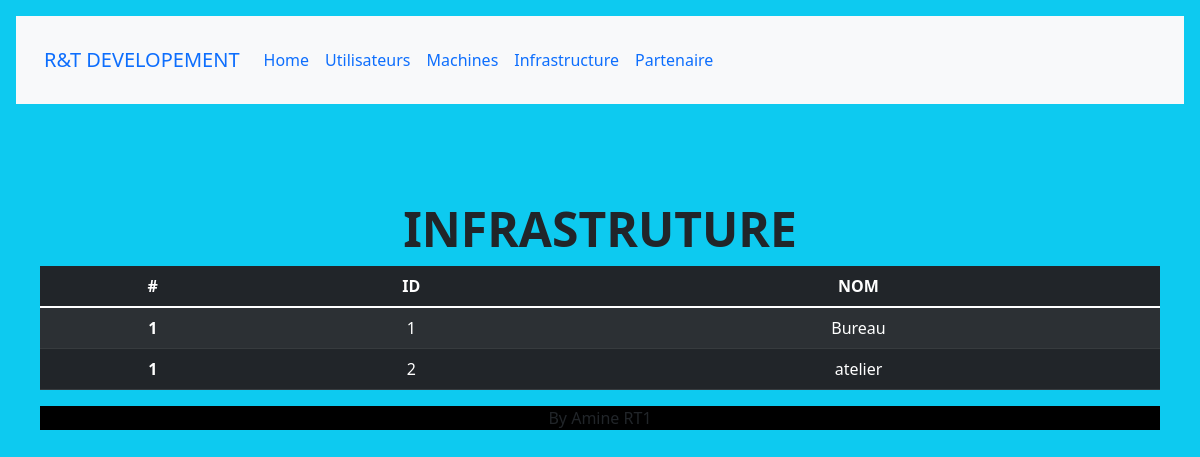
/computerapp/ifra/, run on the app's committed database.
### computerapp/models.py (models this page shows, shortened)
class Infrastruture(models.Model):
    id = models.AutoField(
        primary_key=True,
        editable=False)
    nom= models.CharField(
        max_length = 15 )

### computerapp/views.py (the view)
def infra_list_view(request):
    infra = Infrastruture.objects.all()
    context = {'infra':infra
    }
    return render (request,'infra.html',context)

### computerapp/templates/infra.html (shortened to what this page needs)
<!DOCTYPE html>
<html lang="en">
<head>
    <link href="https://cdn.jsdelivr.net/npm/bootstrap@5.1.3/dist/css/bootstrap.min.css" rel="stylesheet">
    <link rel="stylesheet" href="https://unpkg.com/purecss@2.1.0/build/pure-min.css">
    {% load static %}
    <link rel="stylesheet" href="{% static 'css/styles.css' %}">
</head>
<body class="p-3 mb-2 bg-info text-dark">
  <div class="p-3 mb-2 bg-light text-dark">
    <nav class="navbar navbar-expand-lg bg-light">
      <div class="container-fluid">
        <a class="navbar-brand" href="#">R&T DEVELOPEMENT</a>
        <div class="collapse navbar-collapse" id="navbarNav">
          {% block sidebar %}
          <ul class="navbar-nav">
            <li class="nav-item">
              <a class="nav-link active" aria-current="page" href= "{% url 'index' %}">Home</a>
            </li>
            <li class="nav-item">
              <a class="nav-link" href="{% url 'personnels' %}">Utilisateurs</a>
            </li>
            <li class="nav-item">
              <a class="nav-link" href= "{% url 'machines' %}">Machines</a>
            </li>
            <li class="nav-item">
              <a class="nav-link" href="#">Infrastructure</a>
            </li>
            <li class="nav-item">
              <a class="nav-link" href="{% url 'partenaire' %}">Partenaire</a>
            </li>
          </ul>
          {% endblock %}
        </div>
      </div>
    </nav>
  </div>
  <div class="px-4 py-5 my-5 text-center">
    <h1 class="display-5 fw-bold">INFRASTRUTURE</h1>
    {% block content %}
  <table class="table table-dark table-striped">
    <thead>
        <tr>
          <th scope="col">#</th>
          <th scope="col">ID</th>
          <th scope="col">NOM</th>
        </tr>
      </thead>
        <tr> {% for infras in infra %}
          <th scope="row">1</th>
          <td> {{infras.id}} </td>
          <td> {{infras.nom}} </td>
        </tr> {% endfor %}
    </table>
  {% endblock %}
</body>
<footer >
<p>By Amine RT1</p>
</footer>
</html>

### computerapp/static/css/styles.css (style rules this page uses)
footer { background-color: black; text-align: center; }

### data on the page
Infrastruture: id "1", nom "Bureau"
Infrastruture: id "2", nom "atelier"
